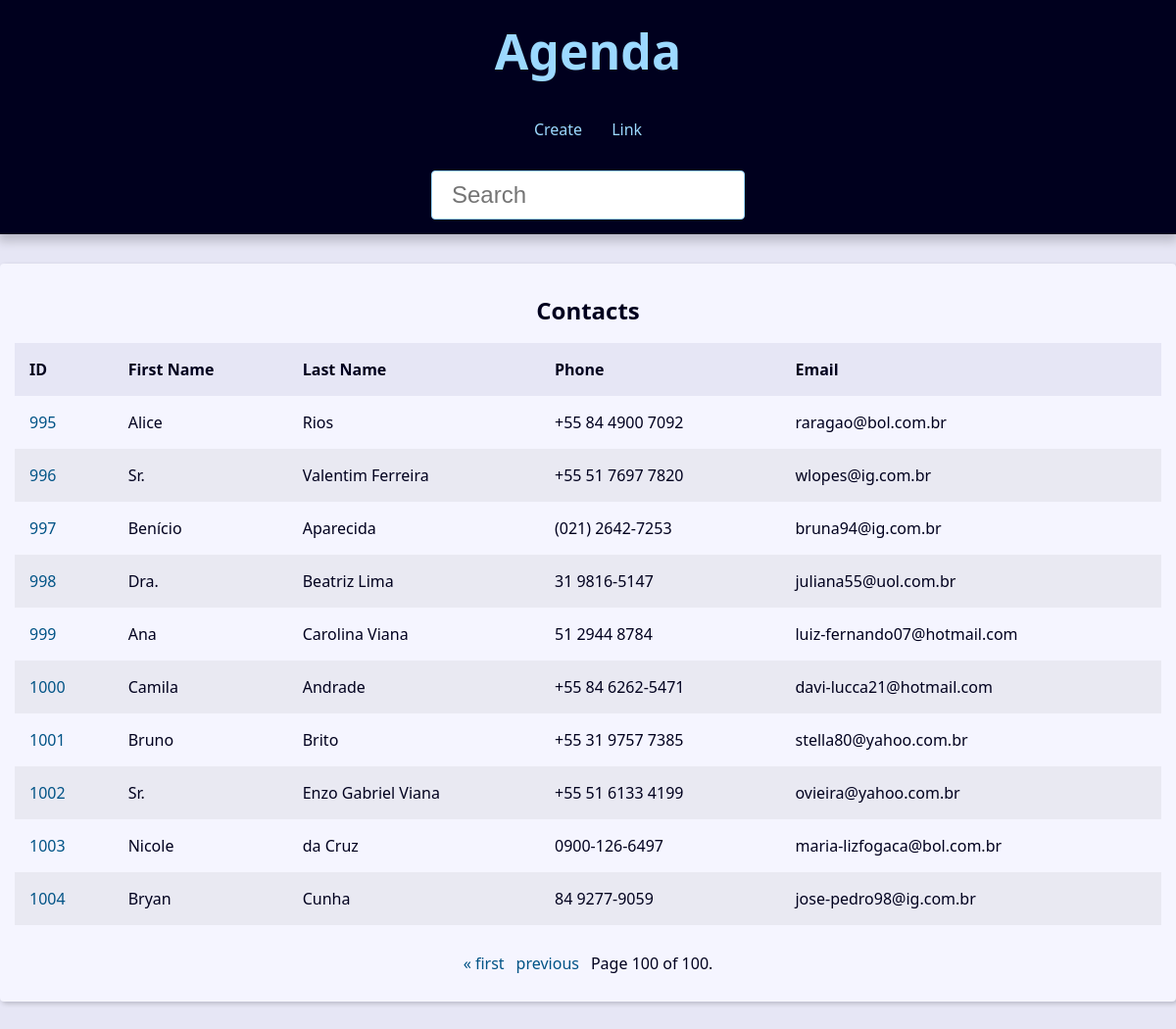
Before: /?page=100&q= with the older database file.
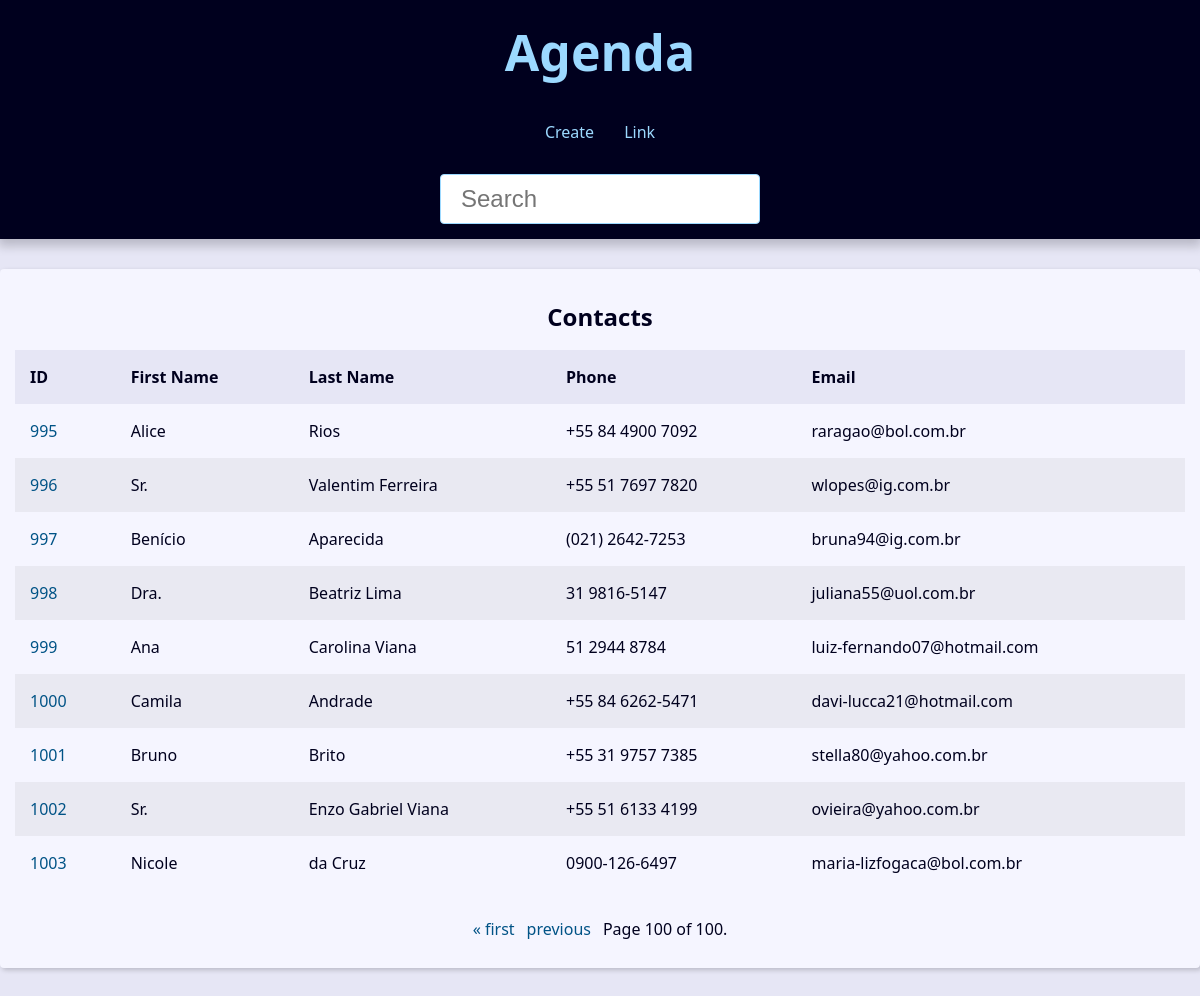
After: the same page with the newer database file.
### contact/models.py (models this page shows, shortened)
class Contact(models.Model):
    first_name = models.CharField(max_length=50)
    last_name = models.CharField(max_length=50, blank=True)
    phone = models.CharField(max_length=50)
    email = models.EmailField(max_length=254, blank=True)
    created_date = models.DateTimeField(default=timezone.now)
    description = models.TextField(blank=True)
    show = models.BooleanField(default=True)
    picture = models.ImageField(blank=True, upload_to='pictures/%Y/%m/')
    category = models.ForeignKey(Category, on_delete=models.SET_NULL, blank=True,null=True)
    owner = models.ForeignKey(User, on_delete=models.SET_NULL, blank=True,null=True)

### contact/views/contact_views.py (the view)
# urls.py: path('', views.index, name="index"),
def index(request):
    contact = Contact.objects.filter(show=True).order_by('id')
    paginator = Paginator(contact, 10)
    page_number = request.GET.get("page")
    page_obj = paginator.get_page(page_number)
    context = {
        'page_obj': page_obj,
        'site_title': 'Contatos - '
    }
    return render(
        request,
        'contact/index.html',
        context,
        )

### contact/templates/contact/index.html (shortened to what this page needs)
{% extends "global/base.html" %}
{% block content %}
{% if page_obj %}
    <div class='responsive-table'>
        <table class='contacts-table'>
            <caption class="table-caption">Contacts</caption>
            <theade>
                <tr class="table-row table-row-header">
                    <th class="table-header">ID</th>
                    <th class="table-header">First Name</th>
                    <th class="table-header">Last Name</th>
                    <th class="table-header">Phone</th>
                    <th class="table-header">Email</th>
                </tr>
            <tbody>
                {% for contact in page_obj %}
                <tr class="table-row">
                    <td class="table-cel">
                        <a class="table-link"
                        href="{% url "contact:contact" contact.id %}">
                            {{contact.id}}
                        </a>
                    </td>
                    <td class="table-cel">
                        {{contact.first_name}}
                    </td>
                    <td class="table-cel">
                        {{contact.last_name}}
                    </td>
                    <td class="table-cel">
                        {{contact.phone}}
                    </td>
                    <td class="table-cel">
                        {{contact.email}}
                    </td>
                </tr>
                {% endfor %}
            </tbody>
        </table>
    </div>
{% else %}
    <div class="single-contact">
        <h1 class="single-contact-name">
            Nenhum contato foi encontrado.
        </h1>
    </div>
{% endif %}
{% endblock content%}

Changed rows visible on the page:
no longer on this page (row edited): Contact: id "1004", first_name "Bryan", last_name "Cunha", phone "84 9277-9059", email "jose-pedro98@ig.com.br"
